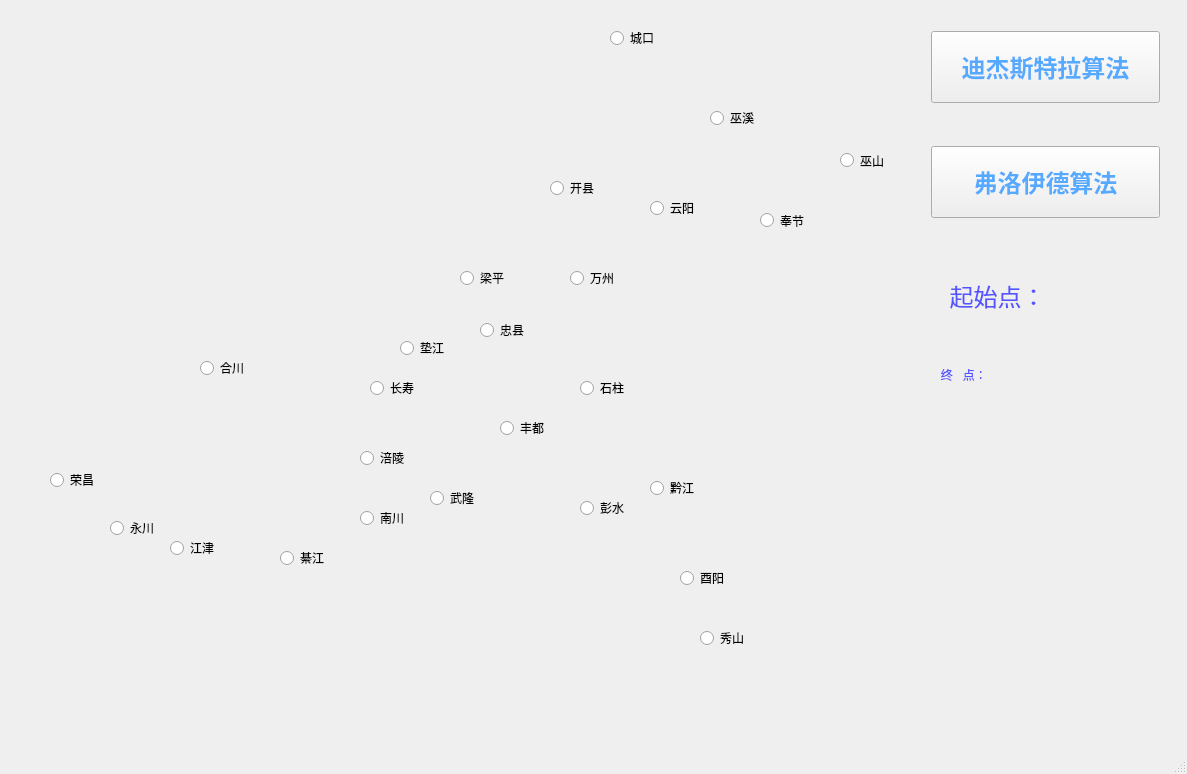
<?xml version="1.0" encoding="UTF-8"?>
<ui version="4.0">
 <class>MainWindow</class>
 <widget class="QMainWindow" name="MainWindow">
  <property name="geometry">
   <rect>
    <x>0</x>
    <y>0</y>
    <width>1187</width>
    <height>774</height>
   </rect>
  </property>
  <property name="windowTitle">
   <string>城市最短路径</string>
  </property>
  <property name="windowIcon">
   <iconset>
    <normaloff>../Shortestpath/timg.jpg</normaloff>../Shortestpath/timg.jpg</iconset>
  </property>
  <property name="styleSheet">
   <string notr="true"/>
  </property>
  <widget class="QWidget" name="centralWidget">
   <widget class="QLabel" name="label">
    <property name="geometry">
     <rect>
      <x>30</x>
      <y>-10</y>
      <width>881</width>
      <height>701</height>
     </rect>
    </property>
    <property name="cursor">
     <cursorShape>ArrowCursor</cursorShape>
    </property>
    <property name="styleSheet">
     <string notr="true"/>
    </property>
    <property name="text">
     <string/>
    </property>
    <property name="scaledContents">
     <bool>true</bool>
    </property>
   </widget>
   <widget class="QRadioButton" name="btn_chengdu">
    <property name="geometry">
     <rect>
      <x>170</x>
      <y>540</y>
      <width>51</width>
      <height>16</height>
     </rect>
    </property>
    <property name="cursor">
     <cursorShape>CrossCursor</cursorShape>
    </property>
    <property name="text">
     <string>江津</string>
    </property>
   </widget>
   <widget class="QRadioButton" name="btn_haerbin">
    <property name="geometry">
     <rect>
      <x>610</x>
      <y>30</y>
      <width>61</width>
      <height>16</height>
     </rect>
    </property>
    <property name="cursor">
     <cursorShape>CrossCursor</cursorShape>
    </property>
    <property name="text">
     <string>城口</string>
    </property>
   </widget>
   <widget class="QRadioButton" name="btn_changchun">
    <property name="geometry">
     <rect>
      <x>710</x>
      <y>110</y>
      <width>51</width>
      <height>16</height>
     </rect>
    </property>
    <property name="cursor">
     <cursorShape>CrossCursor</cursorShape>
    </property>
    <property name="text">
     <string>巫溪</string>
    </property>
   </widget>
   <widget class="QRadioButton" name="btn_shenyang">
    <property name="geometry">
     <rect>
      <x>840</x>
      <y>150</y>
      <width>51</width>
      <height>21</height>
     </rect>
    </property>
    <property name="cursor">
     <cursorShape>CrossCursor</cursorShape>
    </property>
    <property name="text">
     <string>巫山</string>
    </property>
   </widget>
   <widget class="QRadioButton" name="btn_beijing">
    <property name="geometry">
     <rect>
      <x>570</x>
      <y>270</y>
      <width>51</width>
      <height>16</height>
     </rect>
    </property>
    <property name="cursor">
     <cursorShape>CrossCursor</cursorShape>
    </property>
    <property name="text">
     <string>万州</string>
    </property>
   </widget>
   <widget class="QRadioButton" name="btn_dalian">
    <property name="geometry">
     <rect>
      <x>760</x>
      <y>210</y>
      <width>51</width>
      <height>21</height>
     </rect>
    </property>
    <property name="cursor">
     <cursorShape>CrossCursor</cursorShape>
    </property>
    <property name="text">
     <string>奉节</string>
    </property>
   </widget>
   <widget class="QRadioButton" name="btn_tianjing">
    <property name="geometry">
     <rect>
      <x>650</x>
      <y>200</y>
      <width>51</width>
      <height>16</height>
     </rect>
    </property>
    <property name="cursor">
     <cursorShape>CrossCursor</cursorShape>
    </property>
    <property name="text">
     <string>云阳</string>
    </property>
   </widget>
   <widget class="QRadioButton" name="btn_huhehaote">
    <property name="geometry">
     <rect>
      <x>550</x>
      <y>180</y>
      <width>89</width>
      <height>16</height>
     </rect>
    </property>
    <property name="cursor">
     <cursorShape>CrossCursor</cursorShape>
    </property>
    <property name="text">
     <string>开县</string>
    </property>
   </widget>
   <widget class="QRadioButton" name="btn_wulumuqi">
    <property name="geometry">
     <rect>
      <x>50</x>
      <y>470</y>
      <width>71</width>
      <height>20</height>
     </rect>
    </property>
    <property name="cursor">
     <cursorShape>CrossCursor</cursorShape>
    </property>
    <property name="text">
     <string>荣昌</string>
    </property>
   </widget>
   <widget class="QRadioButton" name="btn_kunming">
    <property name="geometry">
     <rect>
      <x>280</x>
      <y>550</y>
      <width>51</width>
      <height>16</height>
     </rect>
    </property>
    <property name="cursor">
     <cursorShape>CrossCursor</cursorShape>
    </property>
    <property name="styleSheet">
     <string notr="true"/>
    </property>
    <property name="text">
     <string>綦江</string>
    </property>
   </widget>
   <widget class="QRadioButton" name="btn_guiyang">
    <property name="geometry">
     <rect>
      <x>360</x>
      <y>510</y>
      <width>51</width>
      <height>16</height>
     </rect>
    </property>
    <property name="cursor">
     <cursorShape>CrossCursor</cursorShape>
    </property>
    <property name="text">
     <string>南川</string>
    </property>
   </widget>
   <widget class="QRadioButton" name="btn_nanning">
    <property name="geometry">
     <rect>
      <x>400</x>
      <y>340</y>
      <width>51</width>
      <height>16</height>
     </rect>
    </property>
    <property name="cursor">
     <cursorShape>CrossCursor</cursorShape>
    </property>
    <property name="text">
     <string>垫江</string>
    </property>
   </widget>
   <widget class="QRadioButton" name="btn_liuzhou">
    <property name="geometry">
     <rect>
      <x>370</x>
      <y>380</y>
      <width>51</width>
      <height>16</height>
     </rect>
    </property>
    <property name="cursor">
     <cursorShape>CrossCursor</cursorShape>
    </property>
    <property name="text">
     <string>长寿</string>
    </property>
   </widget>
   <widget class="QRadioButton" name="btn_fuzhou">
    <property name="geometry">
     <rect>
      <x>680</x>
      <y>570</y>
      <width>51</width>
      <height>16</height>
     </rect>
    </property>
    <property name="cursor">
     <cursorShape>CrossCursor</cursorShape>
    </property>
    <property name="text">
     <string>酉阳</string>
    </property>
   </widget>
   <widget class="QRadioButton" name="btn_shanghai">
    <property name="geometry">
     <rect>
      <x>650</x>
      <y>480</y>
      <width>51</width>
      <height>16</height>
     </rect>
    </property>
    <property name="cursor">
     <cursorShape>CrossCursor</cursorShape>
    </property>
    <property name="text">
     <string>黔江</string>
    </property>
   </widget>
   <widget class="QRadioButton" name="btn_nanchang">
    <property name="geometry">
     <rect>
      <x>580</x>
      <y>500</y>
      <width>51</width>
      <height>16</height>
     </rect>
    </property>
    <property name="cursor">
     <cursorShape>CrossCursor</cursorShape>
    </property>
    <property name="text">
     <string>彭水</string>
    </property>
   </widget>
   <widget class="QRadioButton" name="btn_xuzhou">
    <property name="geometry">
     <rect>
      <x>580</x>
      <y>380</y>
      <width>51</width>
      <height>16</height>
     </rect>
    </property>
    <property name="cursor">
     <cursorShape>CrossCursor</cursorShape>
    </property>
    <property name="text">
     <string>石柱</string>
    </property>
   </widget>
   <widget class="QRadioButton" name="btn_zhengzhou">
    <property name="geometry">
     <rect>
      <x>480</x>
      <y>320</y>
      <width>51</width>
      <height>20</height>
     </rect>
    </property>
    <property name="cursor">
     <cursorShape>CrossCursor</cursorShape>
    </property>
    <property name="text">
     <string>忠县</string>
    </property>
   </widget>
   <widget class="QRadioButton" name="btn_xian">
    <property name="geometry">
     <rect>
      <x>460</x>
      <y>270</y>
      <width>51</width>
      <height>16</height>
     </rect>
    </property>
    <property name="cursor">
     <cursorShape>CrossCursor</cursorShape>
    </property>
    <property name="text">
     <string>梁平</string>
    </property>
   </widget>
   <widget class="QRadioButton" name="btn_lanzhou">
    <property name="geometry">
     <rect>
      <x>200</x>
      <y>360</y>
      <width>51</width>
      <height>16</height>
     </rect>
    </property>
    <property name="cursor">
     <cursorShape>CrossCursor</cursorShape>
    </property>
    <property name="text">
     <string>合川</string>
    </property>
   </widget>
   <widget class="QRadioButton" name="btn_xining">
    <property name="geometry">
     <rect>
      <x>110</x>
      <y>520</y>
      <width>51</width>
      <height>16</height>
     </rect>
    </property>
    <property name="cursor">
     <cursorShape>CrossCursor</cursorShape>
    </property>
    <property name="text">
     <string>永川</string>
    </property>
   </widget>
   <widget class="QRadioButton" name="btn_shenzhen">
    <property name="geometry">
     <rect>
      <x>700</x>
      <y>630</y>
      <width>51</width>
      <height>16</height>
     </rect>
    </property>
    <property name="cursor">
     <cursorShape>CrossCursor</cursorShape>
    </property>
    <property name="text">
     <string>秀山</string>
    </property>
   </widget>
   <widget class="QRadioButton" name="btn_guangzhou">
    <property name="geometry">
     <rect>
      <x>430</x>
      <y>490</y>
      <width>51</width>
      <height>16</height>
     </rect>
    </property>
    <property name="cursor">
     <cursorShape>CrossCursor</cursorShape>
    </property>
    <property name="text">
     <string>武隆</string>
    </property>
   </widget>
   <widget class="QRadioButton" name="btn_zhuzhou">
    <property name="geometry">
     <rect>
      <x>360</x>
      <y>450</y>
      <width>51</width>
      <height>16</height>
     </rect>
    </property>
    <property name="cursor">
     <cursorShape>CrossCursor</cursorShape>
    </property>
    <property name="text">
     <string>涪陵</string>
    </property>
   </widget>
   <widget class="QRadioButton" name="btn_wuhan">
    <property name="geometry">
     <rect>
      <x>500</x>
      <y>420</y>
      <width>51</width>
      <height>16</height>
     </rect>
    </property>
    <property name="cursor">
     <cursorShape>CrossCursor</cursorShape>
    </property>
    <property name="styleSheet">
     <string notr="true"/>
    </property>
    <property name="text">
     <string>丰都</string>
    </property>
   </widget>
   <widget class="QWidget" name="layoutWidget">
    <property name="geometry">
     <rect>
      <x>920</x>
      <y>20</y>
      <width>251</width>
      <height>661</height>
     </rect>
    </property>
    <layout class="QVBoxLayout" name="_2" stretch="2,1,2,1,2,2,2,5">
     <item>
      <widget class="QPushButton" name="btn_djstl">
       <property name="sizePolicy">
        <sizepolicy hsizetype="Minimum" vsizetype="Preferred">
         <horstretch>0</horstretch>
         <verstretch>0</verstretch>
        </sizepolicy>
       </property>
       <property name="font">
        <font>
         <family>Arial Black</family>
         <pointsize>18</pointsize>
         <weight>75</weight>
         <bold>true</bold>
        </font>
       </property>
       <property name="cursor">
        <cursorShape>OpenHandCursor</cursorShape>
       </property>
       <property name="styleSheet">
        <string notr="true">color: rgb(85, 170, 255);</string>
       </property>
       <property name="text">
        <string>迪杰斯特拉算法</string>
       </property>
      </widget>
     </item>
     <item>
      <spacer name="verticalSpacer">
       <property name="orientation">
        <enum>Qt::Vertical</enum>
       </property>
       <property name="sizeHint" stdset="0">
        <size>
         <width>20</width>
         <height>40</height>
        </size>
       </property>
      </spacer>
     </item>
     <item>
      <widget class="QPushButton" name="btn_flyd">
       <property name="sizePolicy">
        <sizepolicy hsizetype="Minimum" vsizetype="Expanding">
         <horstretch>0</horstretch>
         <verstretch>0</verstretch>
        </sizepolicy>
       </property>
       <property name="font">
        <font>
         <family>Arial Black</family>
         <pointsize>18</pointsize>
         <weight>75</weight>
         <bold>true</bold>
        </font>
       </property>
       <property name="cursor">
        <cursorShape>OpenHandCursor</cursorShape>
       </property>
       <property name="styleSheet">
        <string notr="true">color: rgb(85, 170, 255);</string>
       </property>
       <property name="text">
        <string>弗洛伊德算法</string>
       </property>
      </widget>
     </item>
     <item>
      <spacer name="verticalSpacer_2">
       <property name="orientation">
        <enum>Qt::Vertical</enum>
       </property>
       <property name="sizeHint" stdset="0">
        <size>
         <width>20</width>
         <height>40</height>
        </size>
       </property>
      </spacer>
     </item>
     <item>
      <layout class="QHBoxLayout" name="horizontalLayout" stretch="2,3">
       <item>
        <widget class="QLabel" name="label_2">
         <property name="font">
          <font>
           <family>Arial Black</family>
           <pointsize>18</pointsize>
           <weight>10</weight>
           <italic>false</italic>
           <bold>false</bold>
          </font>
         </property>
         <property name="styleSheet">
          <string notr="true">font: 87 18pt &quot;Arial Black&quot;;
color: rgb(85, 85, 255);</string>
         </property>
         <property name="text">
          <string>   起始点：</string>
         </property>
        </widget>
       </item>
       <item>
        <widget class="QLabel" name="label_start">
         <property name="styleSheet">
          <string notr="true">font: 20pt &quot;Arial&quot;;
color: rgb(85, 170, 255);</string>
         </property>
         <property name="text">
          <string/>
         </property>
        </widget>
       </item>
      </layout>
     </item>
     <item>
      <layout class="QHBoxLayout" name="horizontalLayout_2" stretch="2,3">
       <item>
        <widget class="QLabel" name="label_3">
         <property name="styleSheet">
          <string notr="true">font: 87 18pt &quot;Arial Black&quot;;
color: rgb(85, 85, 255);</string>
         </property>
         <property name="text">
          <string>   终   点：</string>
         </property>
        </widget>
       </item>
       <item>
        <widget class="QLabel" name="label_over">
         <property name="styleSheet">
          <string notr="true">font: 20pt &quot;Arial&quot;;
color: rgb(85, 170, 255);</string>
         </property>
         <property name="text">
          <string/>
         </property>
        </widget>
       </item>
      </layout>
     </item>
     <item>
      <spacer name="verticalSpacer_3">
       <property name="orientation">
        <enum>Qt::Vertical</enum>
       </property>
       <property name="sizeHint" stdset="0">
        <size>
         <width>20</width>
         <height>40</height>
        </size>
       </property>
      </spacer>
     </item>
     <item>
      <widget class="QLabel" name="label_display">
       <property name="styleSheet">
        <string notr="true">font: 18pt &quot;Arial&quot;;
color: rgb(105, 158, 255);</string>
       </property>
       <property name="text">
        <string/>
       </property>
      </widget>
     </item>
    </layout>
   </widget>
   <widget class="QLabel" name="label_4">
    <property name="geometry">
     <rect>
      <x>410</x>
      <y>400</y>
      <width>31</width>
      <height>16</height>
     </rect>
    </property>
    <property name="text">
     <string/>
    </property>
   </widget>
  </widget>
  <widget class="QMenuBar" name="menuBar">
   <property name="geometry">
    <rect>
     <x>0</x>
     <y>0</y>
     <width>1187</width>
     <height>23</height>
    </rect>
   </property>
  </widget>
  <widget class="QStatusBar" name="statusBar"/>
 </widget>
 <layoutdefault spacing="6" margin="11"/>
 <resources/>
 <connections/>
</ui>
